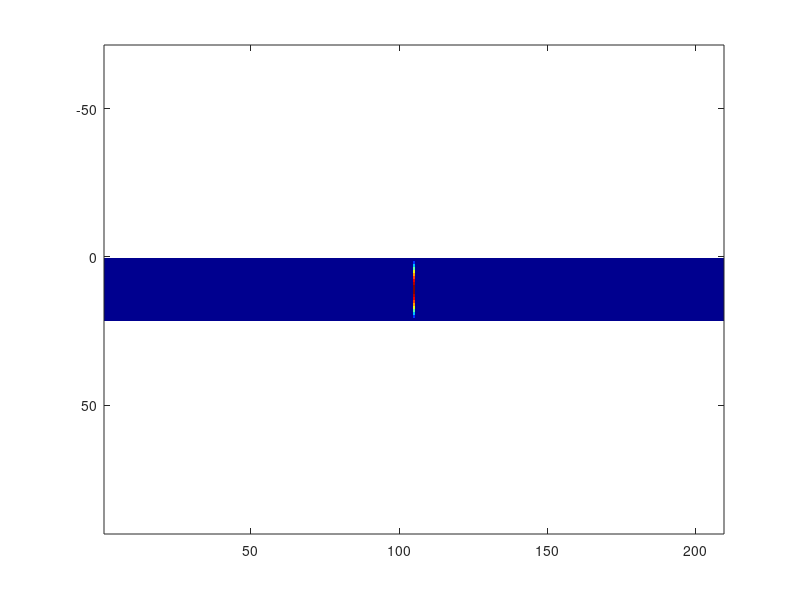

The MATLAB script that drew this image: (Note: this script raises an error after producing the figure.)
c = 3e8;
f = 3.75e9;
lambda = c / f;
T = 1/f;

e0 = 8.85418781762e-12;
m0 = 1.256637061436e-6;

% ζητούμενη διάσταση κ/ου
b = c / (2*3e9);

% βήμα διακριτοποίησης
dx = lambda / 32;
dy = dx;

% όρια χώρου
Xmax = 6 * lambda;
Ymax = b;

Xn_phys = round(Xmax / dx);
Yn = round(Ymax / dy);

% PML
Npml = 8;
O = 2;
R = 1e-6;

Xn = Xn_phys + 2*Npml;

% χρόνος
dt_c = dx / (sqrt(2)*c);
dt = 0.99*dt_c;
Tmax = 10*T;
Tn = round(Tmax / dt);

% αρχικοποίηση πινάκων
Ez = zeros(Xn+1, Yn+1);

e(1:(Xn+1),1:(Yn+1)) = e0;
sigma = zeros(Xn+1, Yn+1);

Hx = zeros(Xn+1, Yn);
Hy = zeros(Xn, Yn+1);

m = m0;
sigma_m = 0;

% σταθερές για υπολογισμό των συνιστοσών πεδίων
Ca = ( 1 - (sigma*dt)./(2*e) ) ./ ( 1 + (sigma*dt)./(2*e) );
Cb = (dt) ./ ( e*dx.*( 1 +  (sigma*dt)./(2*e) ) );

Da = ( 1 - (sigma_m*dt)/(2*m) ) / ( 1 + (sigma_m*dt)/(2*m) );
Db = (dt) / ( m*dy*( 1 +  (sigma_m*dt)/(2*m) ) );


% video_filename = 'FDTD_waveguide_animation3.mp4';
% v = VideoWriter(video_filename, 'MPEG-4');
% v.FrameRate = 10;
% v.Quality = 95; 
% 
% open(v); 
% 
% fig = figure('Name', 'FDTD Recording', 'Color', 'w');
% axis tight; 
% colormap('jet');


figure('Name', 'FDTD TM Waveguide Propagation', 'Color', 'w');
title('Διάδοση κύματος @3.75GHz, Δt=0.99Δt_c με PML');
axis tight;
colormap('jet');


% PML-αρχικοποίηση
Hx_pml_L = zeros(Npml, Yn);
Hy_pml_L = zeros(Npml, Yn+1);
Ezx_pml_L = zeros(Npml, Yn+1);
Ezy_pml_L = zeros(Npml, Yn+1);

Hx_pml_R = zeros(Npml, Yn);
Hy_pml_R = zeros(Npml, Yn+1);
Ezx_pml_R = zeros(Npml, Yn+1);
Ezy_pml_R = zeros(Npml, Yn+1);

sigmaE = zeros(1, Npml);
sigmaHx = zeros(1, Npml);
sigmaHy = zeros(1, Npml);

se = - e0*c*log(R) / (2^(O+2)*dx*Npml^(O+1));
for i=1:Npml
    sigmaE(i) = se*((2*i+1)^(O+1)-(2*i-1)^(O+1));
end

sh = m0/e0 *se;
for i=1:Npml
    sigmaHx(i)=sh*( (2*i+1)^(O+1) - (2*i-1)^(O+1) );
    sigmaHy(i)=sh*( (2*(i+0.5) + 1)^(O+1) - (2*(i+0.5) - 1)^(O+1) );
end
sigmaE=fliplr(sigmaE); 
sigmaHx=fliplr(sigmaHx);
sigmaHy=fliplr(sigmaHy);

% σταθερές για PML
Ca_pml = exp(1).^ (-sigmaE.*dt/e0);
Cb_pml = (1-Ca_pml) ./ (sigmaE.*dx);
Dax_pml = exp(1).^ (-sigmaHx.*dt/m0);
Dbx_pml = (1-Dax_pml) ./ (sigmaHx.*dx);
Day_pml = exp(1).^ (-sigmaHy.*dt/m0);
Dby_pml = (1-Day_pml) ./ (sigmaHy.*dx);


% ορισμός σημείων παρατήρησης
E1 = zeros(1, Tn);
E2 = zeros(1, Tn);

x1 = Npml + round(0.7*Xn_phys);
x2 = x1 + 5;
y1 = round(0.5*Yn);
y2 = y1;


% loop ενημέρωσης πινάκων
for n = 1:Tn
    % loop Ez
    for i = (Npml+2):(Xn-Npml)
        for j = 2:Yn
            Ez(i, j) = Ca(i, j) * Ez(i, j) + Cb(i, j) * ( (Hy(i, j) - Hy(i-1, j)) - Hx(i, j) + Hx(i, j-1) );
        end
    end
    
    % loop Ez_pml αριστερά
    for i = 2:Npml
        for j = 2:Yn
            Ezx_pml_L(i, j) = Ca_pml(i-1) * Ezx_pml_L(i, j) + Cb_pml(i-1) * (Hy_pml_L(i, j) - Hy_pml_L(i-1, j));
            Ezy_pml_L(i, j) = Ca_pml(i-1) * Ezy_pml_L(i, j) + Cb_pml(i-1) * (Hx_pml_L(i, j-1) - Hx_pml_L(i, j));
            Ez(i, j) = Ezx_pml_L(i, j) + Ezy_pml_L(i, j);
        end
    end
    % άκρη του PML-κυρίως πλέγματος
    Ez(Npml+1, 2:Yn) = Ca(Npml+1, 2:Yn) .* Ez(Npml+1, 2:Yn) + Cb(Npml+1, 2:Yn) .* ( (Hy(Npml+1, 2:Yn) - Hy_pml_L(Npml, 2:Yn)) - Hx(Npml+1, 2:Yn) + Hx(Npml+1, 1:(Yn-1)) );
    % loop Ez_pml δεξιά
    for i = (Xn+2-Npml):Xn
        k = Xn + 1 - i; % αντίστροφος δείκτης για δεξί όριο
        for j = 2:Yn
            Ezx_pml_R(k, j) = Ca_pml(k) * Ezx_pml_R(k, j) + Cb_pml(k) * (Hy_pml_R(k, j) - Hy_pml_R(k+1, j));
            Ezy_pml_R(k, j) = Ca_pml(k) * Ezy_pml_R(k, j) + Cb_pml(k) * (Hx_pml_R(k, j-1) - Hx_pml_R(k, j));
            Ez(i, j) = Ezx_pml_R(k, j) + Ezy_pml_R(k, j);
        end
    end
    % άκρη κυρίως πλέγματος-PML
    Ez(Xn+1-Npml,2:Yn) = Ca(Xn+1-Npml, 2:Yn) .* Ez(Xn+1-Npml, 2:Yn) + Cb(Xn+1-Npml, 2:Yn) .* ( (Hy_pml_R(Npml, 2:Yn) - Hy(Xn-Npml, 2:Yn)) - Hx(Xn+1-Npml, 2:Yn) + Hx(Xn+1-Npml, 1:(Yn-1)) );


    % προσθήκη άμεσης πηγής στη μέση του χώρου (έστω Α0=1)
    i_source = Xn/2 + 1;
    j = 2:Yn;
    Ez(i_source, j) = 1* sin(pi*(j-1)*dy/b)*sin(2*pi*f*n*dt);


    % loop Hx
    for i = (Npml+1):(Xn-Npml+1)
        for j = 1:Yn
            Hx(i,j) = Da * Hx(i,j) - Db * (Ez(i, j+1) - Ez(i,j));
        end
    end
    % loop Hx_pml αριστερά
    for i = 2:Npml
        for j = 1:Yn
            Hx_pml_L(i, j) = Dax_pml(i-1) * Hx_pml_L(i, j) + Dbx_pml(i-1) * (Ezx_pml_L(i, j) + Ezy_pml_L(i, j) - Ezx_pml_L(i, j+1) - Ezy_pml_L(i, j+1));
        end
    end
    % loop Hx_pml δεξιά
    for i = (Xn+2-Npml):Xn
        k = Xn + 1 - i; 
        for j = 1:Yn
            Hx_pml_R(k, j) = Dax_pml(k) * Hx_pml_R(k, j) + Dbx_pml(k) * (Ezx_pml_R(k, j) + Ezy_pml_R(k, j) - Ezx_pml_R(k, j+1) - Ezy_pml_R(k, j+1));
        end
    end


    % loop Hy
    for i = (Npml+1):(Xn-Npml)
        for j = 2:Yn
            Hy(i,j) = Da * Hy(i,j) + Db * (Ez(i+1, j) - Ez(i,j));
        end
    end
    % loop Hy_pml αριστερά
    for i = 1:(Npml-1)
        for j = 2:Yn
            Hy_pml_L(i, j) = Day_pml(i) * Hy_pml_L(i, j) + Dby_pml(i) * (Ezx_pml_L(i+1, j) + Ezy_pml_L(i+1, j) - Ezx_pml_L(i, j) - Ezy_pml_L(i, j));
        end
    end
    % άκρη του pml-κυρίως πλέγματος
    Hy_pml_L(Npml, 2:Yn) = Day_pml(Npml) * Hy_pml_L(Npml, 2:Yn) + Dby_pml(Npml) * (Ez(Npml+1, 2:Yn) - Ezx_pml_L(Npml, 2:Yn) - Ezy_pml_L(Npml, 2:Yn));
    % loop Hy_pml δεξιά
    for i = (Xn+2-Npml):(Xn-1)
        k = Xn + 1 - i;
        for j = 2:Yn
            Hy_pml_R(k, j) = Day_pml(k) * Hy_pml_R(k, j) + Dby_pml(k) * (Ezx_pml_R(k-1, j) + Ezy_pml_R(k-1, j) - Ezx_pml_R(k, j) - Ezy_pml_R(k, j));
        end
    end
    % δεξιά άκρη του PML
    Hy_pml_R(1, 2:Yn) = Day_pml(1) * Hy_pml_R(1, 2:Yn) + Dby_pml(1) * (0 - Ezx_pml_R(1, 2:Yn) - Ezy_pml_R(1, 2:Yn));
    % άκρη κυρίως πλέγματος-PML
    Hy_pml_R(Npml, 2:Yn) = Day_pml(Npml) * Hy_pml_R(Npml, 2:Yn) + Dby_pml(Npml) * (Ezx_pml_R(Npml-1, 2:Yn) + Ezy_pml_R(Npml-1, 2:Yn) - Ez(Xn+1-Npml, 2:Yn));


    imagesc(Ez');
    axis equal tight;
    clim([-1, 1]);
    drawnow;

    % recording_step_interval = 3;
    % if mod(n, recording_step_interval) == 0
    % 
    %     imagesc(Ez');
    %     title('Διάδοση κύματος @3.75GHz, Δt=0.99Δt_c με PML')
    %     axis equal tight; 
    %     clim([-1, 1]); 
    %     frame = getframe(fig);
    %     writeVideo(v, frame);
    % end

    E1(n) = Ez(x1,y1);
    E2(n) = Ez(x2, y2);

end

close(v); 

disp(['Το βίντεο αποθηκεύτηκε ως: ' video_filename]);

t0 = round(7*T/dt);
t1 = round( 7.25*T /dt); % t0 + T/4

I1 = E1(t0);
Q1 = E1(t1);
I2 = E2(t0);
Q2 = E2(t1);

phi1 = atan2(Q1, I1);
phi2 = atan2(Q2, I2);


up = (2*pi*f*(x2-x1)*dx) / mod(phi2-phi1, 2*pi);
up_th = 5e8;

error = abs(up-up_th)/up_th*100;

fprintf('u_p (FDTD) = %.4e m/s\n', up);
fprintf('error = %.2f%%\n', error);
